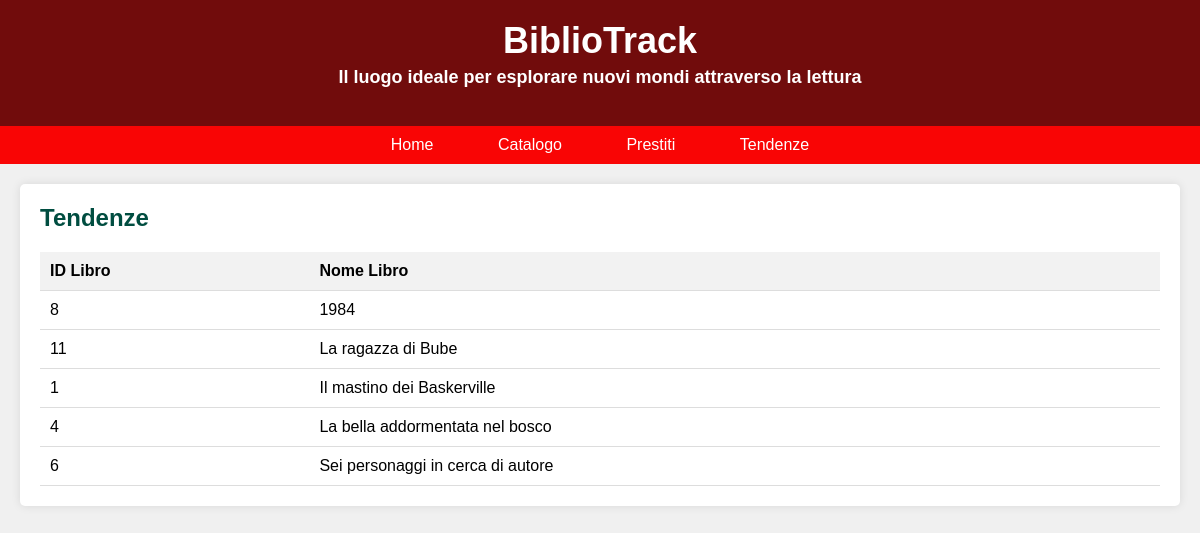
The page /tendenze.php on the database its author committed.
### tables this page shows
CREATE TABLE `libri` (
  `PK_Id_libro` int(11) NOT NULL,
  `Titolo` varchar(100) NOT NULL,
  `Autore` varchar(50) NOT NULL,
  `Casa_editrice` varchar(50) NOT NULL,
  `Anno_pubblicazione` int(4) DEFAULT NULL,
  `Collana` varchar(50) DEFAULT NULL,
  `Genere` varchar(50) DEFAULT NULL
);

### tendenze.php (the view, shortened to what this page needs)
<?php
$servername = "localhost";
$username = "root";
$password = "Ruozzi1234";
$dbname = "bibliotrack";
?>
<!DOCTYPE html>
<html lang="it">
<head>
</head>
<body>
    <header id='header'>
        <h1>BiblioTrack</h1>
        <h3>Il luogo ideale per esplorare nuovi mondi attraverso la lettura</h3>
    </header>
    <nav>
        <a href="index.html">Home</a>
        <a href="catalogo.php">Catalogo</a>
        <a href="prestiti.html">Prestiti</a>
        <a href="tendenze.php">Tendenze</a>
    </nav>
    <div class="container">
        <section class="catalog-section">
            <h2>Tendenze</h2>
            <table>
                <thead>
                    <tr>
                        <th>ID Libro</th>
                        <th>Nome Libro</th>
                    </tr>
                </thead>
                <tbody>
                    <?php
                    $conn = new mysqli($servername, $username, $password, $dbname);
                    $sql = $sql = "SELECT l.PK_Id_libro, l.Titolo
                    FROM libri l
                    JOIN (
                        SELECT FK_Id_libro
                        FROM prestiti
                        GROUP BY FK_Id_libro
                        ORDER BY COUNT(*) DESC
                        LIMIT 5
                    ) p ON l.PK_Id_libro = p.FK_Id_libro";
                    $result = $conn->query($sql);
                    if ($result!==false && $result->num_rows > 0) {
                        while($row = $result->fetch_assoc()) {
                            echo "<tr><td>" . $row["PK_Id_libro"] . "</td><td>" . $row["Titolo"] . "</td></tr>";
                        }
                    } else {
                        echo "<tr><td colspan='2'>Nessun risultato trovato</td></tr>";
                    }
                    ?>
                </tbody>
            </table>
        </section>
    </div>
</body>
</html>

### tendenze.php (style rules this page uses)
body { font-family: Arial, sans-serif; margin: 0; padding: 0; background-color: #f0f0f0; }
header { background-color: #710c0c; color: #fff; padding: 20px 0; text-align: center; cursor: pointer; }
header h1 { margin: 0; font-size: 36px; cursor:pointer; }
header h3 { margin-top: 5px; font-size: 18px; cursor:pointer; }
nav { background-color: #f90505; padding: 10px 0; text-align: center; }
nav a { color: #fff; text-decoration: none; padding: 10px 20px; margin: 0 10px; border-radius: 5px; transition: background-color 0.3s; }
.container { max-width: 1200px; margin: 20px auto; padding: 0 20px; }
.catalog-section { background-color: #fff; padding: 20px; border-radius: 5px; box-shadow: 0 0 10px rgba(0,0,0,0.1); }
.catalog-section h2 { margin-top: 0; color: #004d40; }
table { width: 100%; border-collapse: collapse; }
table th, table td { padding: 10px; text-align: left; border-bottom: 1px solid #ddd; }
table th { background-color: #f2f2f2; font-weight: bold; }

### rows shown on the page
libri: PK_Id_libro "8", Titolo "1984"
libri: PK_Id_libro "11", Titolo "La ragazza di Bube"
libri: PK_Id_libro "1", Titolo "Il mastino dei Baskerville"
libri: PK_Id_libro "4", Titolo "La bella addormentata nel bosco"
libri: PK_Id_libro "6", Titolo "Sei personaggi in cerca di autore"
